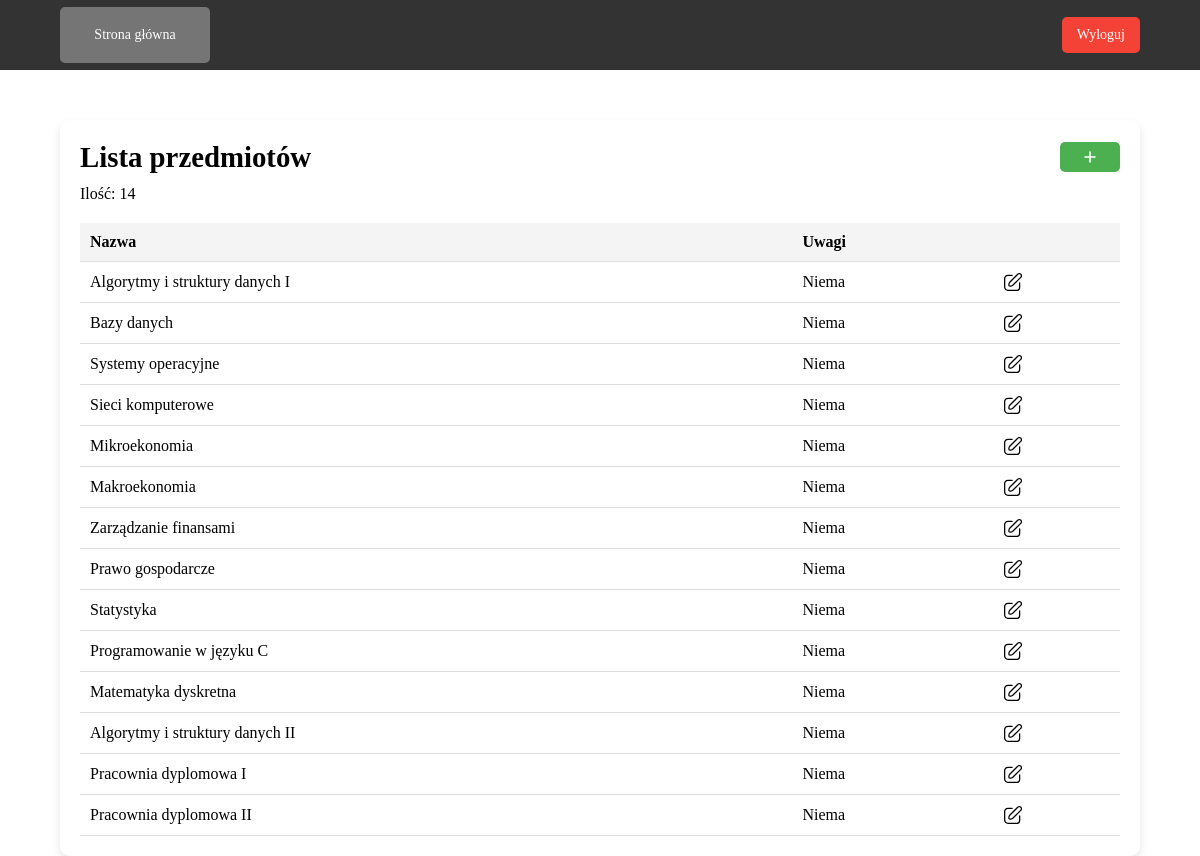
The app's page /admin/subjects.php, older data.
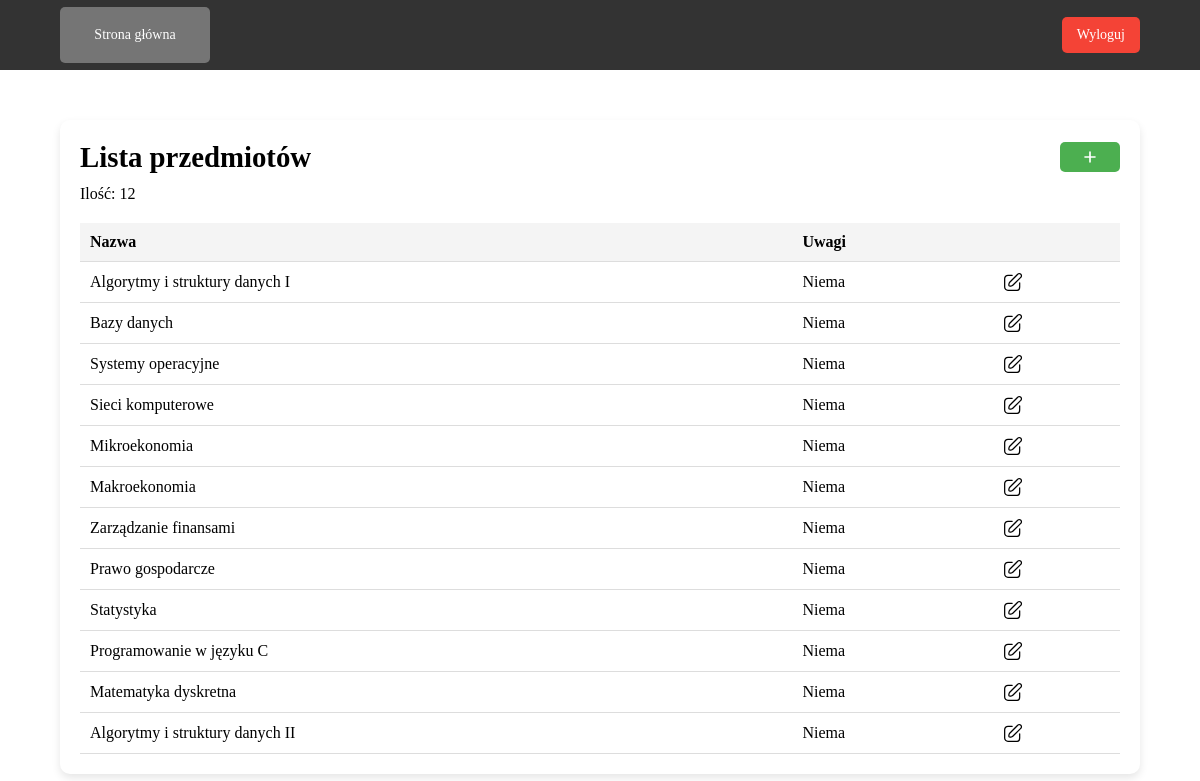
The same page, newer data.
### tables this page shows
CREATE TABLE `tPrzedmioty` (
  `ID` int NOT NULL,
  `nazwa` varchar(100) NOT NULL,
  `uwagi` text,
  `id_kierunku` int DEFAULT NULL
);

### config/functions.php (called while the page is built, shortened)
<?php
    function getTableCount($conn, $table) {
        $query = "SELECT COUNT(*) AS tableCount FROM $table";
        $result = mysqli_query($conn, $query);
        return mysqli_fetch_assoc($result)['tableCount'];
    }
    function getTableInfo($conn, $table) {
        $query = "SELECT * FROM $table";
        return mysqli_query($conn, $query);
    }
?>

### public/admin/subjects.php (the view, shortened to what this page needs)
<?php
    require_once('../../config/connect.php');
    require_once('../../config/functions.php');
    $subjectInfo = getTableInfo($conn, 'tPrzedmioty');
    $subjectCount = getTableCount($conn, 'tPrzedmioty');
?>
<!DOCTYPE html>
<html lang="en">
<head>
    <link rel="stylesheet" href="../../assets/css/main.css">
</head>
<body>
    <header>
        <div class="header-content">
            <div class="left-header">
                <a class="nav-btn" href="admin_dashboard.php">Strona główna</a>
            </div>
            <div class="right-header">
                <?php
                    include('../../includes/logout_modal.php');
                ?>
            </div>
        </div>
    </header>
    <main class="main">
        <div class="container">
            <div class="title">
                <h1>Lista przedmiotów</h1>
                <button class="add-btn" onclick="addEntity()">
                    <img src="../../assets/images/icons/plus.svg" class="add-icon">
                </button>
            </div>
            <p>Ilość: <?php echo $subjectCount; ?></p>
            <table>
                <thead>
                    <tr>
                        <th>Nazwa</th>
                        <th>Uwagi</th>
                        <th></th>
                    </tr>
                </thead>
                <tbody>
                    <?php while ($subjectData = mysqli_fetch_assoc($subjectInfo)): ?>
                        <tr>
                            <td><?php echo $subjectData['nazwa']; ?></td>
                            <td><?php echo $subjectData['uwagi']; ?></td>
                            <td>
                                <a href="edit_subject.php?subject_id=<?php echo $subjectData['ID']; ?>" class="btn-edit">
                                    <img src="../../assets/images/icons/edit.svg" class="edit-icon">
                                </a>
                            </td>
                        </tr>
                    <?php endwhile; ?>
                </tbody>
            </table>
        </div>
    </main>
</body>
</html>

Row changes from the older to the newer data that the page shows:
removed tprzedmioty: nazwa "Pracownia dyplomowa I", uwagi "Niema"
removed tprzedmioty: nazwa "Pracownia dyplomowa II", uwagi "Niema"
Text that changed along with them:
$subjectCount: "14" → "12"
